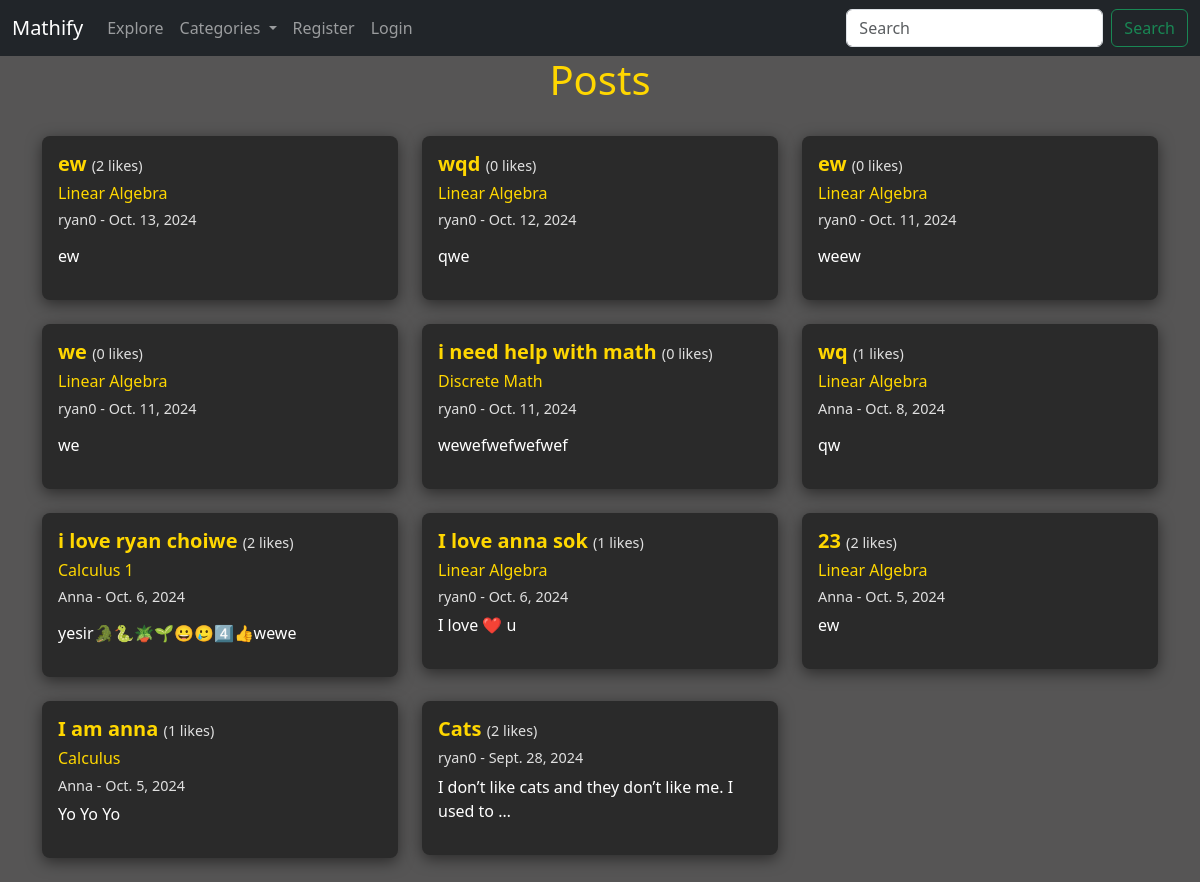
The page /explore/ on the database as committed earlier.
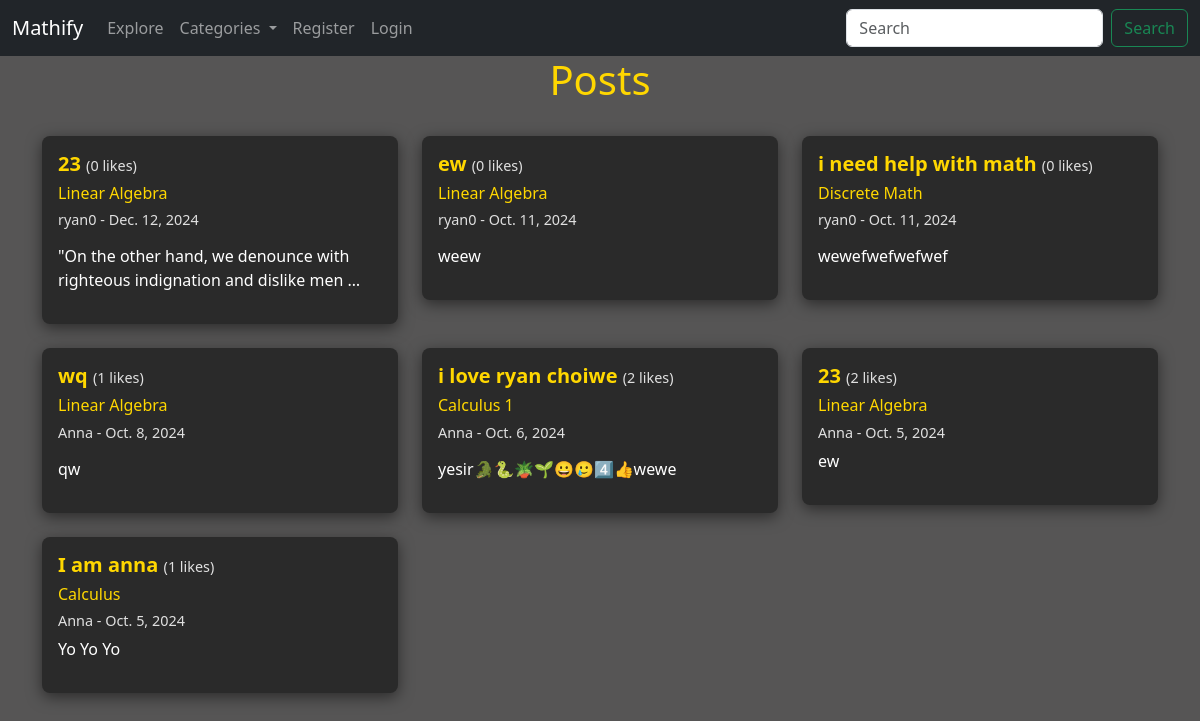
The same page on the database as committed later.
### myApp/models.py (models this page shows, shortened)
class Post(models.Model):
    title = models.CharField(max_length=255)
    header_image = models.ImageField(null=True, blank=True, upload_to="images/")
    author = models.ForeignKey(User, on_delete=models.CASCADE)
    body = RichTextField(blank=True, null=True)
    post_date = models.DateField(auto_now_add=True)
    category = models.CharField(max_length=255, default='uncategorized')
    likes = models.ManyToManyField(User, related_name='blog_post')
    def total_likes(self):
        return self.likes.count()

### myApp/views.py (the view)
# urls.py: path('explore/', BlogView.as_view(), name="blog_view"),
class BlogView(ListView):
    model = Post
    template_name = 'myApp/blog.html'
    ordering = ['-post_date']
    def get_context_data(self, *args, **kwargs):
        cat_menu = Category.objects.all()
        context = super(BlogView, self).get_context_data(*args, **kwargs)
        context["cat_menu"] = cat_menu
        return context

### myApp/models.py (called while the page is built)
    def __str__(self):
        return self.name

### myApp/templates/myApp/blog.html (shortened to what this page needs)
{% extends 'myApp/base.html' %}
{% load static %}
{% block content %}
<link rel="stylesheet" href="{% static 'myApp/css/blog.css' %}">
<h1>Posts</h1>
<div class="row">
    {% for post in object_list %}
    <div class="col-md-4 mb-4">
        <div class="card">
            <div class="card-body">
                <h5 class="card-title">
                    <a href="{% url 'article_details' pk=post.pk %}">{{ post.title }}</a>
                    <span class="card-color"> ({{ post.total_likes }} likes)</span>
                </h5>
                {% if post.category != 'uncategorized' %}
                <h6>
                    <a href="{% url 'category' post.category|slugify %}">{{ post.category }}</a>
                </h6>
                {% endif %}
                <h6 class="card-color">
                    {{ post.author.username }} - {{ post.post_date }}
                </h6>
                <div class="body-text">
                    <p>{{ post.body|safe|truncatewords:12 }}</p>
                </div>
            </div>
        </div>
    </div>
    {% endfor %}
</div>
{% endblock %}

Rows that differ between the two databases and show on the page:
removed Post: title "ew", total_likes "2", category "Linear Algebra", author.username "ryan0", post_date "Oct. 13, 2024", body "ew"
removed Post: title "wqd", total_likes "0", category "Linear Algebra", author.username "ryan0", post_date "Oct. 12, 2024", body "qwe"
removed Post: title "we", total_likes "0", category "Linear Algebra", author.username "ryan0", post_date "Oct. 11, 2024", body "we"
removed Post: title "I love anna sok", total_likes "1", category "Linear Algebra", author.username "ryan0", post_date "Oct. 6, 2024", body "I love ❤️ u"
removed Post: title "Cats", total_likes "2", author.username "ryan0", post_date "Sept. 28, 2024", body "I don’t like cats and they don’t like me. I used to …"
added Post: title "23", total_likes "0", category "Linear Algebra", author.username "ryan0", post_date "Dec. 12, 2024", body "\"On the other hand, we denounce with righteous indignation and dislike men …"
